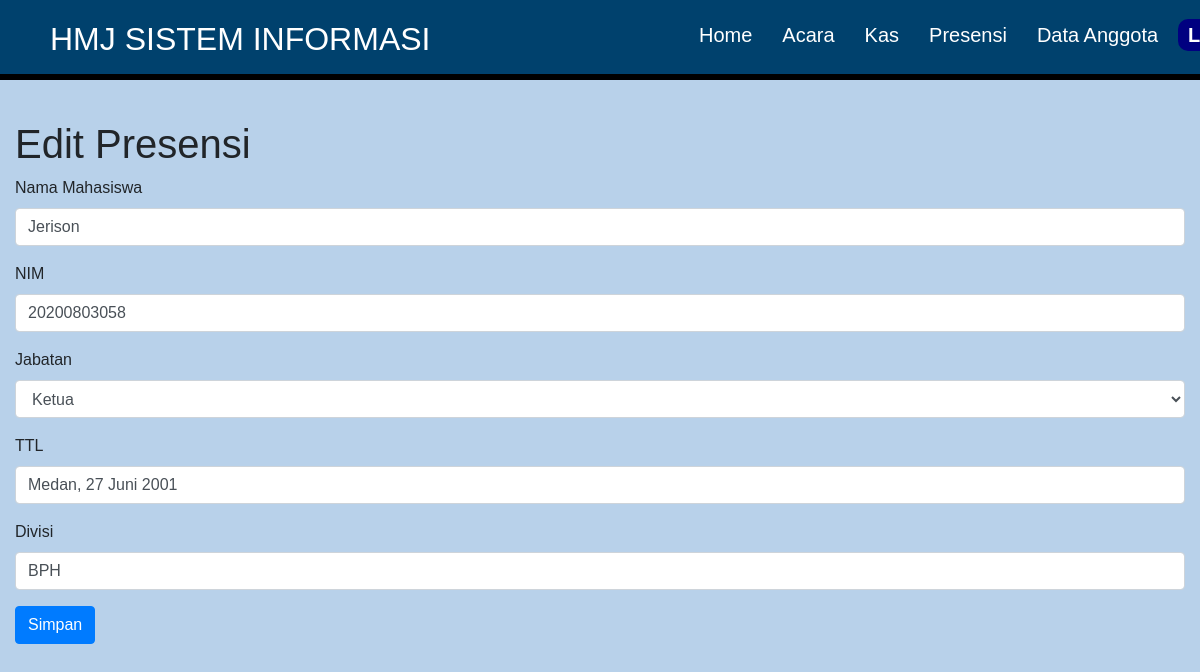
Page /anggota/index.php?page=edit&id=1 (signed in) on the committed database.
### tables this page shows
CREATE TABLE `tbl_mhs` (
  `mhs_id` int(11) NOT NULL AUTO_INCREMENT,
  `nama_mhs` varchar(100) NOT NULL,
  `nim_mhs` varchar(100) NOT NULL,
  `jabatan_id` int(11) NOT NULL,
  `ttl_mhs` varchar(100) NOT NULL,
  `divisi` varchar(100) NOT NULL,
  `pw_mhs` varchar(100) NOT NULL,
  PRIMARY KEY (`mhs_id`)
);

CREATE TABLE `jabatan` (
  `jabatan_id` int(11) NOT NULL AUTO_INCREMENT,
  `nama_jabatan` varchar(255) NOT NULL,
  PRIMARY KEY (`jabatan_id`)
);

### anggota/update.php (the view, shortened to what this page needs)
<?php
    include('../config/conn.php');
    if(isset($_POST['Submit'])) {
        $mhs_id = $_POST["mhs_id"];
        $nama_mhs = $_POST["nama_mhs"];
        $nim_mhs = $_POST["nim_mhs"];
        $jabatan_id= $_POST["jabatan_id"];
        $ttl_mhs = $_POST["ttl_mhs"];
        $divisi = $_POST["divisi"];
        error_reporting(E_ERROR | E_PARSE);
        $sql = "UPDATE tbl_mhs SET nama_mhs='$nama_mhs', nim_mhs='$nim_mhs', jabatan_id='$jabatan_id', ttl_mhs='$ttl_mhs' , divisi='$divisi' WHERE mhs_id = $mhs_id";
        $result = mysqli_query($conn, $sql);
        if($result) {
            echo "<script>
                alert('Data berhasil diubah');
                window.location.href='index.php';
                </script>";
        } else {
            echo "<script>
                alert('Data berhasil diubah');
                window.location.href='index.php';
                </script>";
        }
	} else {
        $mhs_id = $_GET['id'];
        $sql = "SELECT * FROM tbl_mhs WHERE mhs_id = $mhs_id LIMIT 1";
        $result = mysqli_query($conn, $sql);
        $sql = "SELECT * FROM jabatan";
        $jabatan = mysqli_query($conn, $sql);
?>
<div class="col-12" style="margin-top: 120px">
    <?php
        foreach($result as $edit) {
            $nama_mhs = $edit["nama_mhs"];
            $nim_mhs = $edit["nim_mhs"];
            $jabatan_id= $edit["jabatan_id"];
            $ttl_mhs = $edit["ttl_mhs"];
            $divisi = $edit["divisi"];
        }
    ?>
    <h1>Edit Presensi</h1>
    <form action="update.php" method="POST">
        <div class="form-group">
            <label for="mhs_id">Nama Mahasiswa</label>
            <input type="text" class="form-control" name="nama_mhs" value="<?= $nama_mhs ?>">
        </div>
        <div class="form-group">
            <label for="nim_mhs">NIM</label>
            <input type="text" class="form-control" name="nim_mhs" value="<?= $nim_mhs ?>">
        </div>
        <div class="form-group">
            <label for="jabatan_id">Jabatan</label>
            <select name="jabatan_id" class="form-control" id="jabatan_id">
                <?php foreach($jabatan as $meeting) { ?>
                    <option value="<?= $meeting['jabatan_id']; ?>" <?= $meeting['jabatan_id'] == $jabatan_id ? 'selected' : '' ?> ><?= $meeting['nama_jabatan']; ?></option>
                <?php } ?>
            </select>
        </div>
        <div class="form-group">
            <label for="mhs_id">TTL</label>
            <input type="text" class="form-control" name="ttl_mhs" value="<?= $ttl_mhs ?>">
        </div>
        <div class="form-group">
            <label for="divisi">Divisi</label>
            <input type="text" class="form-control" name="divisi" value="<?= $divisi ?>">
        </div>
        <button type="submit" name="Submit" class="btn btn-primary">Simpan</button>
    </form>
</div>
<?php
    }
?>

### assets/css/style.css (style rules this page uses)
* { padding: 0; margin: 0; font-family:Verdana, Geneva, Tahoma, sans-serif; scroll-behavior: smooth; }
body { padding: 0; margin: 0; height: 50%; min-height: 5%; background-color: #B8D1EA; z-index: auto; }

### rows in the picture
tbl_mhs: nama_mhs "Jerison", nim_mhs "20200803058", jabatan_id "Ketua", ttl_mhs "Medan, 27 Juni 2001", divisi "BPH"
